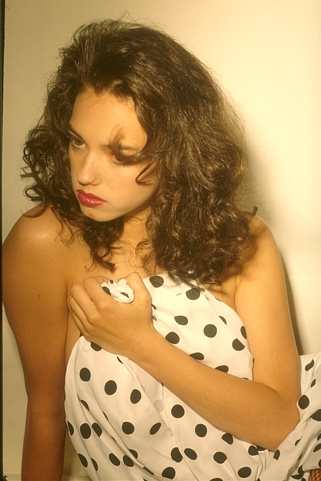
#> input picture images/198004.jpg, 321 x 481 px, found by its file name
$ jupyter execute --allow-errors plot_ncut.ipynb   (shell and % lines are left out)
#> lines starting #> are read from the running program, lines starting #| are printed output that depends on the picture
# Normalized Cut

This example constructs a Region Adjacency Graph (RAG) and recursively performs
a Normalized Cut on it [1]_.

References
----------
.. [1] Shi, J.; Malik, J., "Normalized cuts and image segmentation",
       Pattern Analysis and Machine Intelligence,
       IEEE Transactions on, vol. 22, no. 8, pp. 888-905, August 2000.

[cell 1]
from skimage import data, segmentation, color, io
from skimage.future import graph
from matplotlib import pyplot as plt
from skimage.measure import regionprops
from skimage import draw
import cv2

img = cv2.imread("E:/MTECH-IIITB/2018Aug-Dec/DIP-II/MalikSeg_paper/code/BSR/BSDS500/data/images/train/198004.jpg", cv2.IMREAD_GRAYSCALE)
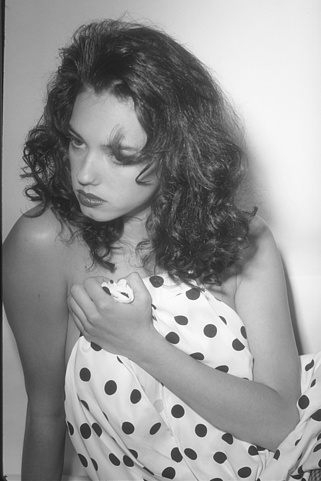
#> img: shape (481, 321); min 17, max 255, mean 149.5
#img = cv2.resize(img, dsize=(128, 192), interpolation=cv2.INTER_CUBIC)
#img = data.coffee()

#> (the rest of this cell did not finish here and is left out)

[cell 2]
# [42 lines left out: function display_edges, not called in this run]

#> (a cell that did not finish here is left out)

#> (a cell that did not finish here is left out)

[cell 5]
# [6 lines left out: function show_img, not called in this run]

#> (a cell that did not finish here is left out)

#> (a cell that did not finish here is left out)

#> (a cell that did not finish here is left out)

#> (a cell that did not finish here is left out)

#> (a cell that did not finish here is left out)

#> (a cell that did not finish here is left out)

[cell 12]
from skimage.future.graph import rag
import networkx as nx
from matplotlib import pyplot as plt
import numpy as np

[cell 13]
# [7 lines left out: function display, not called in this run]
#> (the rest of this cell did not finish here and is left out)

[cell 14]
plt.show()

#> (a cell that did not finish here is left out)

#> (a cell that did not finish here is left out)

[cell 17]
for i in range(3,-3,-1):
    print(i)


$ run again, with images/12003.jpg copied over images/198004.jpg
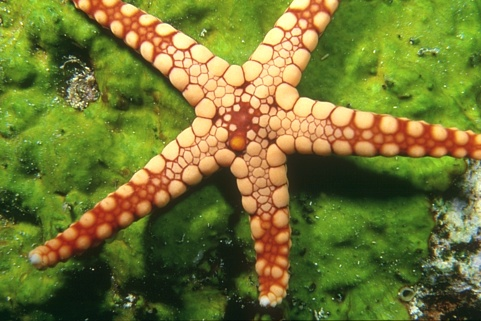
#> input picture images/12003.jpg, 481 x 321 px, found by its file name
#> `img = cv2.imread("E:/MTECH-IIITB/2018Aug-Dec/DIP-II/MalikSeg_paper/cod..`:
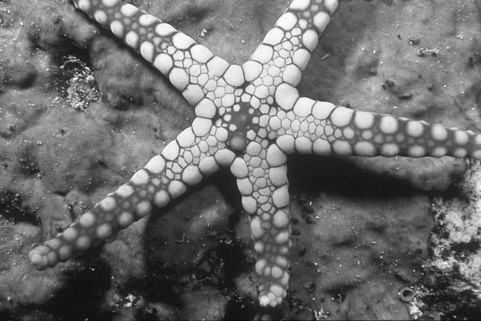
#> img: shape (321, 481); min 10, max 254, mean 109.6

$ run again, with images/35010.jpg copied over images/198004.jpg
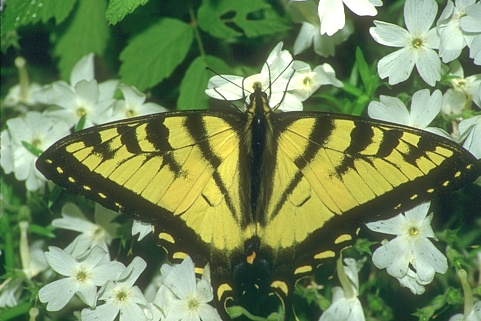
#> input picture images/35010.jpg, 481 x 321 px, found by its file name
#> `img = cv2.imread("E:/MTECH-IIITB/2018Aug-Dec/DIP-II/MalikSeg_paper/cod..`:
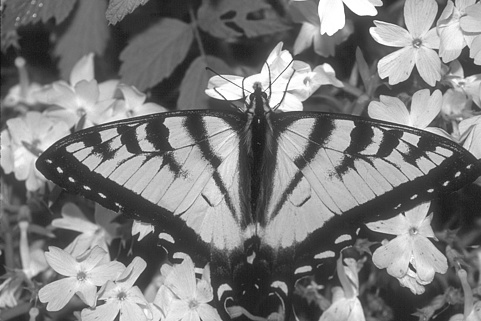
#> img: shape (321, 481); min 15, max 255, mean 124.6

$ run again, with images/388006.jpg copied over images/198004.jpg
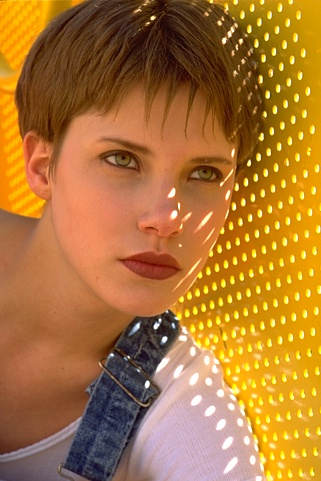
#> input picture images/388006.jpg, 321 x 481 px, found by its file name
#> `img = cv2.imread("E:/MTECH-IIITB/2018Aug-Dec/DIP-II/MalikSeg_paper/cod..`:
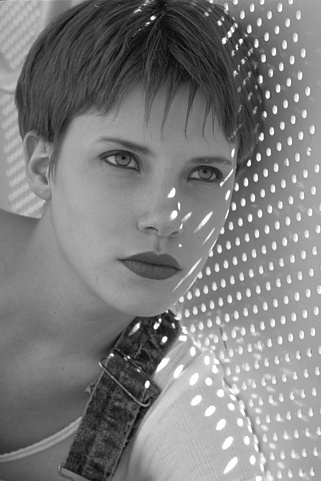
#> img: shape (481, 321); min 5, max 255, mean 127
